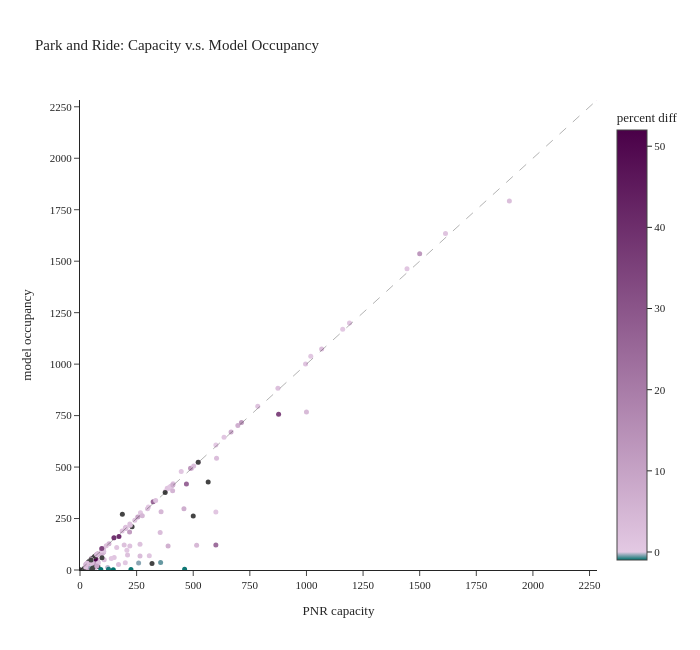

Notebook cell for this chart:
### Code cell
def plot_occupancy(data, x, y, title):

    p_max = data['percent diff'].max()
    p_min = data['percent diff'].min()
    p_midpoint = (0-p_min) / (p_max-p_min)
    c_max = data['PNR capacity'].max()

    fig = px.scatter(data, x=x, y=y, 
                    color='percent diff', 
                    color_continuous_scale=[(0,"#00716c"),(p_midpoint, "#E3C9E3"),(1, "#4a0048")],
                    range_color=[p_min,p_max],
                    hover_name='name',
                    hover_data={'model occupancy rate':':.2%',
                    
                                'percent diff':':.2%'},
                    title=title)


    fig.add_shape(type='line',
                x0=0,y0=0,x1=c_max,y1=c_max,
                line=dict(width=1, dash='dash'))
    fig.update_xaxes(dtick=250,range=[0, c_max])
    fig.update_yaxes(dtick=250,range=[0, c_max])
    fig.update_traces(marker_size=5)
    fig.update_layout(height=650, width=700, font=dict(size=11))
    fig.show()

plot_occupancy(pnr_data, x="PNR capacity", y="model occupancy", title="Park and Ride: Capacity v.s. Model Occupancy")

### Figure 1 — Plotly figure (JSON) as saved in the notebook; plotly's stock layout.template omitted (floating-point values rounded to 4 significant figures; data arrays with more than 128 entries replaced by an {"elided": "..."} marker saying what was removed)
{"data": [{"customdata": {"elided": "145x2 float values"}, "hovertemplate": "<b>%{hovertext}</b><br><br>PNR capacity=%{x}<br>model occupancy=%{y}<br>model occupancy rate=%{customdata[0]:.2%}<br>percent diff=%{marker.color:.2%}<extra></extra>", "hovertext": {"elided": "145 str values"}, "legendgroup": "", "marker": {"color": {"elided": "145 float values"}, "coloraxis": "coloraxis", "size": 5, "symbol": "circle"}, "mode": "markers", "name": "", "orientation": "v", "showlegend": false, "type": "scatter", "x": {"elided": "145 float values"}, "xaxis": "x", "y": {"elided": "145 float values"}, "yaxis": "y"}], "layout": {"coloraxis": {"cmax": 52.0, "cmin": -0.9872, "colorbar": {"title": {"text": "percent diff"}}, "colorscale": [[0, "#00716c"], [0.01863, "#E3C9E3"], [1, "#4a0048"]]}, "font": {"size": 11}, "height": 650, "legend": {"tracegroupgap": 0}, "shapes": [{"line": {"dash": "dash", "width": 1}, "type": "line", "x0": 0, "x1": 2283.0, "y0": 0, "y1": 2283.0}], "title": {"text": "Park and Ride: Capacity v.s. Model Occupancy"}, "width": 700, "xaxis": {"anchor": "y", "domain": [0.0, 1.0], "dtick": 250, "range": [0, 2283.0], "title": {"text": "PNR capacity"}}, "yaxis": {"anchor": "x", "domain": [0.0, 1.0], "dtick": 250, "range": [0, 2283.0], "title": {"text": "model occupancy"}}}}
